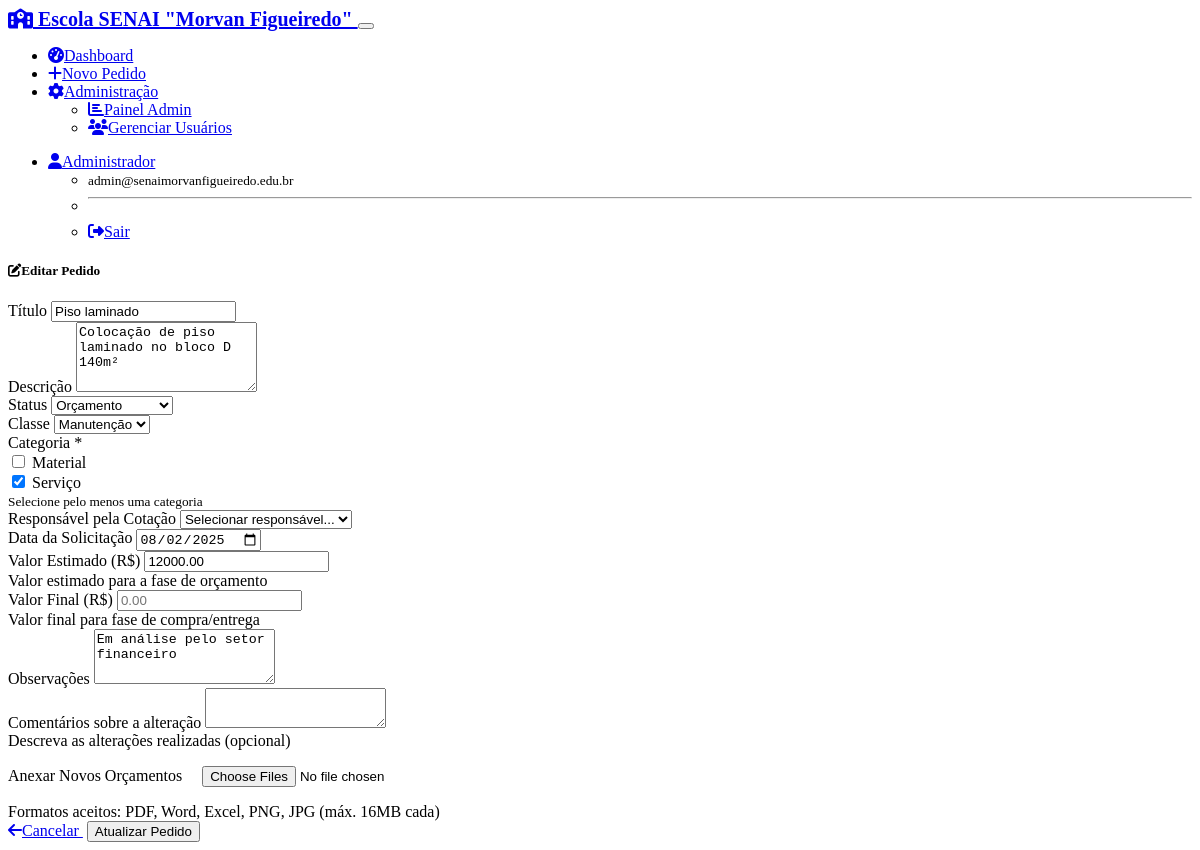
The app's page /request/2/edit (signed in) with its own data.
### models.py (models this page shows, shortened)
class User(UserMixin, db.Model):
    id = db.Column(db.Integer, primary_key=True)
    username = db.Column(db.String(64), unique=True, nullable=False)
    email = db.Column(db.String(120), unique=True, nullable=False)
    full_name = db.Column(db.String(120), nullable=False)
    password_hash = db.Column(db.String(256))
    needs_password_reset = db.Column(db.Boolean, default=False, nullable=False)
    is_admin = db.Column(db.Boolean, default=False, nullable=False)
    active = db.Column(db.Boolean, default=True, nullable=False)
    created_at = db.Column(db.DateTime, default=datetime.utcnow)
    @property
    def is_active(self):
        return self.active
    acquisition_requests = db.relationship('AcquisitionRequest', foreign_keys='AcquisitionRequest.created_by_id', backref='creator', lazy='dynamic')
    assigned_requests = db.relationship('AcquisitionRequest', foreign_keys='AcquisitionRequest.responsible_id', backref='responsible', lazy='dynamic')
    status_changes = db.relationship('StatusChange', backref='changed_by_user', lazy='dynamic')

class AcquisitionRequest(db.Model):
    id = db.Column(db.Integer, primary_key=True)
    title = db.Column(db.String(200), nullable=False)
    description = db.Column(db.Text, nullable=False)
    status = db.Column(db.String(50), nullable=False, default='orcamento')
    observations = db.Column(db.Text)
    estimated_value = db.Column(db.Numeric(10, 2))  # Valor estimado para fase de orçamento
    final_value = db.Column(db.Numeric(10, 2))      # Valor final para fase de compra/entrega
    request_date = db.Column(db.Date, nullable=False, default=date.today)
    classe = db.Column(db.String(50), nullable=False, default='ensino')  # Ensino ou Manutenção
    categoria = db.Column(db.String(100), nullable=False, default='material')  # Serviço ou Material (podem ser múltiplas separadas por vírgula)
    created_at = db.Column(db.DateTime, default=datetime.utcnow)
    updated_at = db.Column(db.DateTime, default=datetime.utcnow, onupdate=datetime.utcnow)
    created_by_id = db.Column(db.Integer, db.ForeignKey('user.id'), nullable=False)
    responsible_id = db.Column(db.Integer, db.ForeignKey('user.id'))
    attachments = db.relationship('Attachment', backref='request', lazy='dynamic', cascade='all, delete-orphan')
    status_changes = db.relationship('StatusChange', backref='request', lazy='dynamic', cascade='all, delete-orphan')
    STATUS_CHOICES = [
        ('orcamento', 'Orçamento'),
        ('fase_compra', 'Fase de Compra'),
        ('a_caminho', 'A Caminho'),
        ('finalizado', 'Finalizado')
    ]
    CLASSE_CHOICES = [
        ('ensino', 'Ensino'),
        ('manutencao', 'Manutenção')
    ]
    CATEGORIA_CHOICES = [
        ('material', 'Material'),
        ('servico', 'Serviço'),
        ('material,servico', 'Material e Serviço')
    ]

### routes.py (the view, shortened to what this page needs)
@app.route('/request/<int:id>/edit', methods=['GET', 'POST'])
@login_required
def edit_request(id):
    request_obj = AcquisitionRequest.query.get_or_404(id)
    if not current_user.is_admin and request_obj.created_by_id != current_user.id:
        flash('Você não tem permissão para editar este pedido.', 'danger')
        return redirect(url_for('view_request', id=id))
    form = EditRequestForm(obj=request_obj)
    if request_obj.responsible_id:
        form.responsible_id.data = request_obj.responsible_id
    if request_obj.categoria:
        categorias = request_obj.categoria.split(',')
        form.categoria_material.data = 'material' in categorias
        form.categoria_servico.data = 'servico' in categorias
    return render_template('request_form.html', form=form, request_obj=request_obj, title='Editar Pedido')

### app.py (called while the page is built)
@login_manager.user_loader
def load_user(user_id):
    from models import User
    return User.query.get(int(user_id))

### templates/request_form.html (shortened to what this page needs)
{% extends "base.html" %}
{% block content %}
<div class="row justify-content-center">
    <div class="col-lg-8">
        <div class="card">
            <div class="card-header">
                <h5 class="mb-0">
                    <i class="fas fa-{{ 'edit' if request_obj else 'plus' }} me-2"></i>{{ title }}
                </h5>
            </div>
            <div class="card-body">
                <form method="POST" enctype="multipart/form-data">
                    <div class="row mb-3">
                        <div class="col-12">
                            {{ form.title.label(class="form-label") }}
                            {{ form.title(class="form-control" + (" is-invalid" if form.title.errors else "")) }}
                        </div>
                    </div>
                    <div class="row mb-3">
                        <div class="col-12">
                            {{ form.description.label(class="form-label") }}
                            {{ form.description(class="form-control", rows="4") }}
                        </div>
                    </div>
                    <div class="row mb-3">
                        <div class="col-md-4">
                            {% if form.status %}
                                {{ form.status.label(class="form-label") }}
                                {{ form.status(class="form-select") }}
                            {% endif %}
                        </div>
                        <div class="col-md-4">
                            {{ form.classe.label(class="form-label") }}
                            {{ form.classe(class="form-select") }}
                        </div>
                        <div class="col-md-4">
                            <label class="form-label">Categoria *</label>
                            <div class="form-check">
                                {{ form.categoria_material(class="form-check-input") }}
                                {{ form.categoria_material.label(class="form-check-label") }}
                            </div>
                            <div class="form-check">
                                {{ form.categoria_servico(class="form-check-input") }}
                                {{ form.categoria_servico.label(class="form-check-label") }}
                            </div>
                            <small class="text-muted">Selecione pelo menos uma categoria</small>
                        </div>
                    </div>
                    <div class="row mb-3">
                        <div class="col-md-6">
                            {{ form.responsible_id.label(class="form-label") }}
                            {{ form.responsible_id(class="form-select") }}
                        </div>
                        <div class="col-md-6">
                            {{ form.request_date.label(class="form-label") }}
                            {{ form.request_date(class="form-control") }}
                        </div>
                    </div>
                    <div class="row mb-3">
                        <div class="col-md-6">
                            {{ form.estimated_value.label(class="form-label") }}
                            {{ form.estimated_value(class="form-control", step="0.01", placeholder="0.00") }}
                            <div class="form-text">Valor estimado para a fase de orçamento</div>
                        </div>
                        <div class="col-md-6">
                            {{ form.final_value.label(class="form-label") }}
                            {{ form.final_value(class="form-control", step="0.01", placeholder="0.00") }}
                            <div class="form-text">Valor final para fase de compra/entrega</div>
                        </div>
                    </div>
                    <div class="row mb-3">
                        <div class="col-12">
                            {{ form.observations.label(class="form-label") }}
                            {{ form.observations(class="form-control", rows="3") }}
                        </div>
                    </div>
                    {% if form.change_comments %}
                    <div class="row mb-3">
                        <div class="col-12">
                            {{ form.change_comments.label(class="form-label") }}
                            {{ form.change_comments(class="form-control", rows="2") }}
                            <div class="form-text">Descreva as alterações realizadas (opcional)</div>
                        </div>
                    </div>
                    {% endif %}
                    <div class="row mb-4">
                        <div class="col-12">
                            {{ form.attachments.label(class="form-label") }}
                            {{ form.attachments(class="form-control", multiple=True) }}
                            <div class="form-text">
                                Formatos aceitos: PDF, Word, Excel, PNG, JPG (máx. 16MB cada)
                            </div>
                        </div>
                    </div>
                    <div class="d-flex justify-content-between">
                        <a href="{{ url_for('view_request', id=request_obj.id) if request_obj else url_for('dashboard') }}"
                           class="btn btn-secondary">
                            <i class="fas fa-arrow-left me-1"></i>Cancelar
                        </a>
                        {{ form.submit(class="btn btn-primary") }}
                    </div>
                </form>
            </div>
        </div>
    </div>
</div>
{% endblock %}

### templates/base.html (shortened to what this page needs)
<!DOCTYPE html>
<html lang="pt-BR" data-bs-theme="dark">
<head>
    <link href="https://cdn.replit.com/agent/bootstrap-agent-dark-theme.min.css" rel="stylesheet">
    <link rel="stylesheet" href="https://cdnjs.cloudflare.com/ajax/libs/font-awesome/6.4.0/css/all.min.css">
    <link rel="stylesheet" href="{{ url_for('static', filename='style.css') }}">
</head>
<body>
    {% if current_user.is_authenticated %}
    <nav class="navbar navbar-expand-lg navbar-dark bg-primary">
        <div class="container">
            <a class="navbar-brand" href="{{ url_for('dashboard') }}">
                <i class="fas fa-school me-2"></i>
Escola SENAI "Morvan Figueiredo"
            </a>
            <button class="navbar-toggler" type="button" data-bs-toggle="collapse" data-bs-target="#navbarNav">
            </button>
            <div class="collapse navbar-collapse" id="navbarNav">
                <ul class="navbar-nav me-auto">
                    <li class="nav-item">
                        <a class="nav-link" href="{{ url_for('dashboard') }}">
                            <i class="fas fa-tachometer-alt me-1"></i>Dashboard
                        </a>
                    </li>
                    <li class="nav-item">
                        <a class="nav-link" href="{{ url_for('new_request') }}">
                            <i class="fas fa-plus me-1"></i>Novo Pedido
                        </a>
                    </li>
                    {% if current_user.is_admin %}
                    <li class="nav-item dropdown">
                        <a class="nav-link dropdown-toggle" href="#" role="button" data-bs-toggle="dropdown">
                            <i class="fas fa-cog me-1"></i>Administração
                        </a>
                        <ul class="dropdown-menu">
                            <li><a class="dropdown-item" href="{{ url_for('admin_panel') }}">
                                <i class="fas fa-chart-bar me-1"></i>Painel Admin
                            </a></li>
                            <li><a class="dropdown-item" href="{{ url_for('user_management') }}">
                                <i class="fas fa-users me-1"></i>Gerenciar Usuários
                            </a></li>
                        </ul>
                    </li>
                    {% endif %}
                </ul>
                <ul class="navbar-nav">
                    <li class="nav-item dropdown">
                        <a class="nav-link dropdown-toggle" href="#" role="button" data-bs-toggle="dropdown">
                            <i class="fas fa-user me-1"></i>{{ current_user.full_name }}
                        </a>
                        <ul class="dropdown-menu">
                            <li><span class="dropdown-item-text">
                                <small class="text-muted">{{ current_user.email }}</small>
                            </span></li>
                            <li><hr class="dropdown-divider"></li>
                            <li><a class="dropdown-item" href="{{ url_for('logout') }}">
                                <i class="fas fa-sign-out-alt me-1"></i>Sair
                            </a></li>
                        </ul>
                    </li>
                </ul>
            </div>
        </div>
    </nav>
    {% endif %}
    <main class="container my-4">
        {% if error_message %}
            <div class="text-center">
                <h1 class="display-1">😔</h1>
                <h2>{{ error_message }}</h2>
                <a href="{{ url_for('dashboard') }}" class="btn btn-primary">
                    <i class="fas fa-home me-1"></i>Voltar ao Dashboard
                </a>
            </div>
        {% else %}
            {% block content %}{% endblock %}
        {% endif %}
    </main>
</body>
</html>

### static/style.css (style rules this page uses)
.form-control[type="file"] { border: 2px dashed var(--bs-border-color); border-radius: var(--bs-border-radius); padding: 1rem; background-color: var(--bs-body-bg); transition: border-color 0.15s ease-in-out, background-color 0.15s ease-in-out; }
.card { transition: box-shadow 0.15s ease-in-out; }
.navbar-brand { font-weight: 600; font-size: 1.25rem; }
.btn + .btn { margin-left: 0.25rem; }
.fade-in { animation: fadeIn 0.3s ease-in; }

### records on screen
User: full_name "Administrador", email "admin@senaimorvanfigueiredo.edu.br"
AcquisitionRequest: title "Piso laminado", description "Colocação de piso laminado no bloco D 140m²", status "Orçamento", classe "Manutenção", responsible_id "Selecionar responsável...", request_date "08/02/2025", estimated_value "12000.00", observations "Em análise pelo setor financeiro"

### other values on screen
{{ title }} "Editar Pedido"
